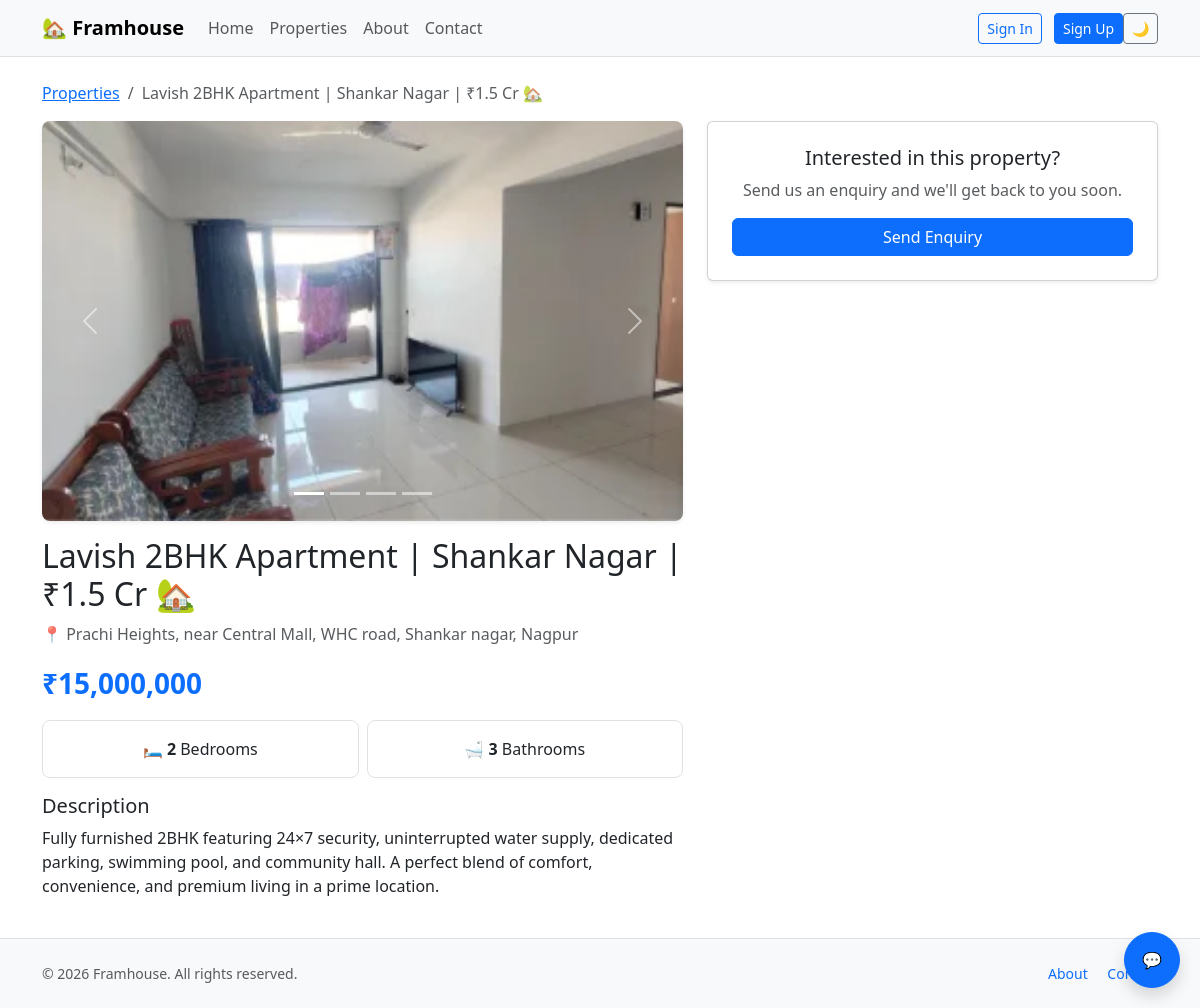
The page /properties/property/1/ on the database its author committed.
### listing/models.py (models this page shows, shortened)
class Property(models.Model):
    title = models.CharField(max_length=200)
    description = models.TextField()
    price = models.DecimalField(max_digits=10, decimal_places=2)
    bedrooms = models.PositiveSmallIntegerField(default=1)
    bathrooms = models.PositiveSmallIntegerField(default=1)
    address = models.CharField(max_length=200)
    city = models.CharField(max_length=100, default='')
    image = models.ImageField(upload_to='properties/')

class PropertyImage(models.Model):
    property = models.ForeignKey(Property, related_name="images", on_delete=models.CASCADE)
    image = models.ImageField(upload_to='properties/')

### listing/views.py (the view)
# urls.py: path("property/<int:id>/", views.property_detail, name="property_detail"),
def property_detail(request, id):
    prop = get_object_or_404(Property, id=id)
    return render(request, "listing/property_detail.html", {"property": prop})

### templates/listing/property_detail.html (shortened to what this page needs)
{% extends "base.html" %}
{% block content %}
<nav aria-label="breadcrumb">
  <ol class="breadcrumb">
    <li class="breadcrumb-item"><a href="{% url 'property_list' %}">Properties</a></li>
    <li class="breadcrumb-item active" aria-current="page">{{ property.title }}</li>
  </ol>
</nav>
<div class="row g-4">
  <div class="col-12 col-lg-7">
    {% with extras=property.images.all %}
    <div id="propCarousel" class="carousel slide rounded-3 overflow-hidden shadow-sm" data-bs-ride="carousel">
      {% if extras %}
      <div class="carousel-indicators">
        <button type="button" data-bs-target="#propCarousel" data-bs-slide-to="0" class="active" aria-label="Photo 1"></button>
        {% for img in extras %}
          <button type="button" data-bs-target="#propCarousel" data-bs-slide-to="{{ forloop.counter }}" aria-label="Photo {{ forloop.counter|add:1 }}"></button>
        {% endfor %}
      </div>
      {% endif %}
      <div class="carousel-inner">
        <div class="carousel-item active">
          {% if property.image %}
            <img src="{{ property.image.url }}" class="d-block w-100" style="height:400px;object-fit:cover;" alt="{{ property.title }}">
          {% else %}
            <div class="d-flex align-items-center justify-content-center bg-secondary-subtle fs-1" style="height:400px;">🏠</div>
          {% endif %}
        </div>
      </div>
      {% if extras %}
      <button class="carousel-control-prev" type="button" data-bs-target="#propCarousel" data-bs-slide="prev">
        <span class="carousel-control-prev-icon" aria-hidden="true"></span>
      </button>
      <button class="carousel-control-next" type="button" data-bs-target="#propCarousel" data-bs-slide="next">
        <span class="carousel-control-next-icon" aria-hidden="true"></span>
      </button>
      {% endif %}
    </div>
    {% endwith %}
    <h1 class="h2 mt-3">{{ property.title }}</h1>
    <p class="text-body-secondary">📍 {{ property.address }}, {{ property.city }}</p>
    <div class="fs-3 fw-bold text-primary mb-3">₹{{ property.price|floatformat:"0g" }}</div>
    <div class="row g-2 text-center mb-3">
      <div class="col-6"><div class="border rounded-3 p-3">🛏 <strong>{{ property.bedrooms }}</strong> Bedrooms</div></div>
      <div class="col-6"><div class="border rounded-3 p-3">🛁 <strong>{{ property.bathrooms }}</strong> Bathrooms</div></div>
    </div>
    <h2 class="h5">Description</h2>
    <p style="white-space: pre-line;">{{ property.description }}</p>
  </div>
  <div class="col-12 col-lg-5">
    <div class="card shadow-sm">
      <div class="card-body p-4 text-center">
        <h2 class="h5 mb-2">Interested in this property?</h2>
        <p class="text-body-secondary">Send us an enquiry and we'll get back to you soon.</p>
        <a href="{% url 'send_inquiry' property.id %}" class="btn btn-primary w-100">Send Enquiry</a>
      </div>
    </div>
  </div>
</div>
{% endblock %}

### templates/base.html (shortened to what this page needs)
<!DOCTYPE html>
<html lang="en" data-bs-theme="light">
<head>
  <link href="https://cdn.jsdelivr.net/npm/bootstrap@5.3.3/dist/css/bootstrap.min.css" rel="stylesheet">
</head>
<body class="d-flex flex-column min-vh-100">
  <nav class="navbar navbar-expand-lg bg-body-tertiary border-bottom sticky-top">
    <div class="container">
      <a class="navbar-brand fw-bold" href="{% url 'home' %}">🏡 Framhouse</a>
      <div class="d-flex align-items-center gap-2 order-lg-last">
        <button id="themeToggle" class="btn btn-outline-secondary btn-sm" type="button" aria-label="Toggle dark mode">🌙</button>
      </div>
      <div class="collapse navbar-collapse" id="mainNav">
        <ul class="navbar-nav me-auto mb-2 mb-lg-0">
          <li class="nav-item"><a class="nav-link {% if request.resolver_match.url_name == 'home' %}active{% endif %}" href="{% url 'home' %}">Home</a></li>
          <li class="nav-item"><a class="nav-link {% if request.resolver_match.url_name == 'property_list' %}active{% endif %}" href="{% url 'property_list' %}">Properties</a></li>
          <li class="nav-item"><a class="nav-link {% if request.resolver_match.url_name == 'about' %}active{% endif %}" href="{% url 'about' %}">About</a></li>
          <li class="nav-item"><a class="nav-link {% if request.resolver_match.url_name == 'contact' %}active{% endif %}" href="{% url 'contact' %}">Contact</a></li>
        </ul>
        <ul class="navbar-nav align-items-lg-center gap-lg-2 mb-2 mb-lg-0">
          {% if user.is_authenticated %}
            <li class="nav-item"><span class="navbar-text me-lg-2">Hi, {{ user.username }}</span></li>
            <li class="nav-item">
              <form method="post" action="{% url 'logout' %}" class="d-inline">
                {% csrf_token %}
                <button type="submit" class="btn btn-outline-danger btn-sm">Logout</button>
              </form>
            </li>
          {% else %}
            <li class="nav-item"><a class="btn btn-outline-primary btn-sm me-lg-1" href="{% url 'signin' %}">Sign In</a></li>
            <li class="nav-item"><a class="btn btn-primary btn-sm" href="{% url 'signup' %}">Sign Up</a></li>
          {% endif %}
        </ul>
      </div>
    </div>
  </nav>
  <main class="flex-grow-1 py-4">
    <div class="container">
      {% block content %}{% endblock %}
    </div>
  </main>
  <footer class="border-top bg-body-tertiary py-4 mt-auto">
    <div class="container d-flex flex-column flex-md-row justify-content-between align-items-center gap-2 small text-body-secondary">
      <div>© {% now "Y" %} Framhouse. All rights reserved.</div>
      <div>
        <a class="text-decoration-none me-3" href="{% url 'about' %}">About</a>
        <a class="text-decoration-none" href="{% url 'contact' %}">Contact</a>
      </div>
    </div>
  </footer>
  <button id="chatToggle" class="btn btn-primary rounded-circle shadow position-fixed" style="bottom:20px;right:20px;width:56px;height:56px;z-index:1050" type="button" aria-label="Open chat">💬</button>
</body>
</html>

### rows shown on the page
Property: title "Lavish 2BHK Apartment | Shankar Nagar | ₹1.5 Cr 🏡", image (picture), address "Prachi Heights, near Central Mall, WHC road, Shankar nagar", city "Nagpur", price "15,000,000", bedrooms "2", bathrooms "3", description "Fully furnished 2BHK featuring 24×7 security, uninterrupted water supply, dedicated parking, swimming pool, and community hall. A perfect blend of comfort, convenience, and premium living in a prime location."
